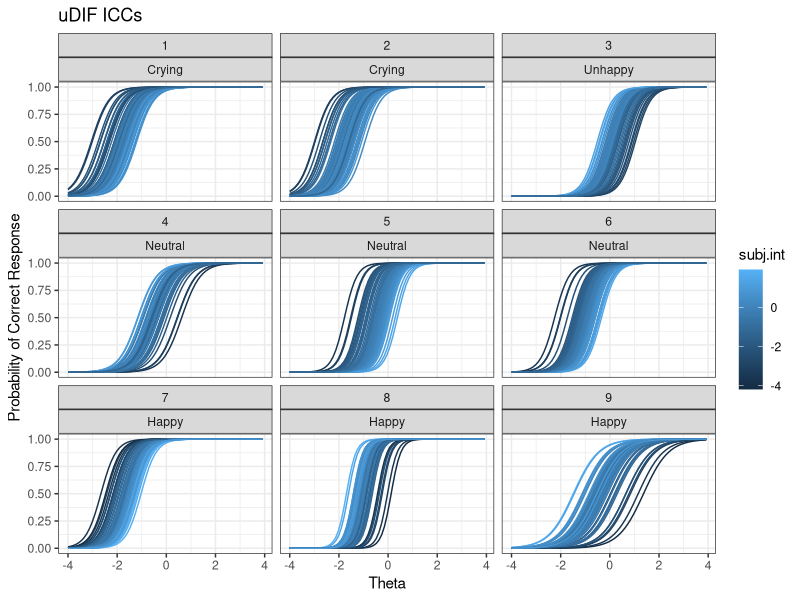
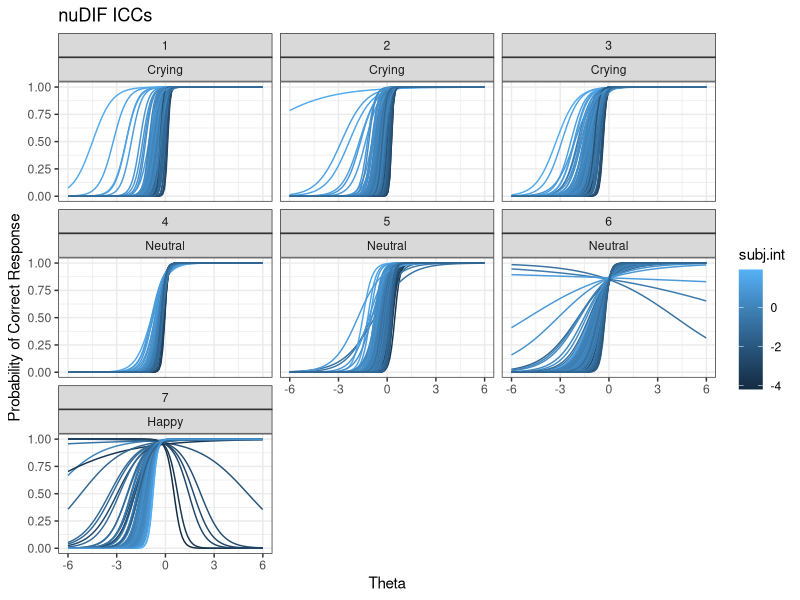

The R source for these figures, in order:
### This script will be used to plot the DIF effects when the interaction of AMP & LAT are significant
### This script will not run the IRT models; but will take the output from MPlus and plot the ICC in ggplot2
### The models will be writeen on the PC and transfered over to the linux workstation


# --------------------------------------------------------
## The model results for CRYING ITEM 15::::
# F          ON
# P2AMP              0.150      0.147      1.020      0.308
# P2LAT              0.076      0.141      0.537      0.591
# P2INT             -0.060      0.162     -0.372      0.710
# 
# V15        ON
# P2AMP              0.207      0.217      0.955      0.340
# P2LAT              0.215      0.225      0.958      0.338
# P2INT              0.520      0.245      2.125      0.034
# 
# Thresholds
# V1$1              -0.853      0.210     -4.062      0.000
# V2$1              -0.344      0.205     -1.675      0.094
# V3$1              -1.990      0.385     -5.169      0.000
# V4$1              -0.840      0.223     -3.767      0.000
# V5$1              -1.764      0.323     -5.464      0.000
# V6$1              -1.477      0.297     -4.970      0.000
# V7$1              -2.549      0.477     -5.344      0.000
# V8$1              -0.076      0.188     -0.404      0.686
# V9$1              -1.950      0.354     -5.507      0.000
# V10$1             -1.551      0.339     -4.575      0.000
# V11$1             -2.135      0.364     -5.868      0.000
# V12$1             -2.964      0.516     -5.744      0.000
# V13$1             -2.249      0.355     -6.343      0.000
# V14$1             -0.569      0.198     -2.872      0.004
# V15$1             -2.408      0.425     -5.667      0.000
# V16$1             -1.469      0.297     -4.939      0.000
# V17$1             -1.926      0.314     -6.129      0.000
# V18$1             -2.108      0.332     -6.357      0.000
# V19$1             -1.108      0.226     -4.900      0.000
# V20$1             -1.649      0.307     -5.376      0.000
# V21$1             -1.000      0.270     -3.706      0.000
# V22$1             -2.133      0.371     -5.744      0.000
# V23$1             -1.227      0.368     -3.339      0.001
# V24$1              0.292      0.177      1.650      0.099
# --------------------------------------------------------
## The discrimination for question 15 is: 1.399


# --------------------------------------------------------
## The model results for CRYING ITEM 11::::
# 
# F          ON
# P2AMP              0.160      0.151      1.055      0.291
# P2LAT              0.069      0.142      0.483      0.629
# P2INT             -0.059      0.165     -0.358      0.721
# 
# V11        ON
# P2AMP             -0.079      0.294     -0.267      0.789
# P2LAT              0.433      0.284      1.525      0.127
# P2INT              0.466      0.224      2.080      0.038
# 
# Thresholds
# V1$1              -0.853      0.210     -4.065      0.000
# V2$1              -0.344      0.205     -1.681      0.093
# V3$1              -1.989      0.384     -5.175      0.000
# V4$1              -0.841      0.222     -3.780      0.000
# V5$1              -1.764      0.322     -5.470      0.000
# V6$1              -1.480      0.298     -4.962      0.000
# V7$1              -2.546      0.473     -5.381      0.000
# V8$1              -0.076      0.188     -0.404      0.686
# V9$1              -1.949      0.352     -5.537      0.000
# V10$1             -1.550      0.338     -4.579      0.000
# V11$1             -2.501      0.412     -6.075      0.000
# V12$1             -2.967      0.515     -5.757      0.000
# V13$1             -2.254      0.354     -6.364      0.000
# V14$1             -0.570      0.199     -2.870      0.004
# V15$1             -2.131      0.346     -6.156      0.000
# V16$1             -1.467      0.297     -4.945      0.000
# V17$1             -1.923      0.313     -6.145      0.000
# V18$1             -2.100      0.327     -6.420      0.000
# V19$1             -1.106      0.225     -4.906      0.000
# V20$1             -1.650      0.307     -5.378      0.000
# V21$1             -1.000      0.269     -3.719      0.000
# V22$1             -2.134      0.371     -5.750      0.000
# V23$1             -1.229      0.367     -3.350      0.001
# V24$1              0.291      0.177      1.649      0.099

## The model discrimination is: 1.512

# --------------------------------------------------------
## The model results for UNHAPPY ITEM 85::::
# F          ON
# P2AMP             -0.077      0.135     -0.569      0.569
# P2LAT             -0.091      0.116     -0.779      0.436
# P2INT             -0.175      0.121     -1.448      0.148
# 
# V85        ON
# P2AMP             -0.018      0.169     -0.106      0.916
# P2LAT             -0.169      0.189     -0.895      0.371
# P2INT             -0.489      0.231     -2.114      0.035
# 
# Thresholds
# V73$1              0.592      0.354      1.670      0.095
# V74$1              1.714      0.208      8.259      0.000
# V75$1              0.877      0.359      2.441      0.015
# V76$1             -0.161      0.266     -0.606      0.545
# V77$1              0.304      0.336      0.905      0.365
# V78$1              0.098      0.226      0.433      0.665
# V79$1              0.834      0.321      2.597      0.009
# V80$1              0.477      0.218      2.186      0.029
# V81$1              0.826      0.243      3.405      0.001
# V82$1             -0.338      0.299     -1.130      0.258
# V83$1              1.347      0.221      6.097      0.000
# V84$1              0.343      0.294      1.165      0.244
# V85$1              0.008      0.304      0.025      0.980
# V86$1              1.060      0.240      4.410      0.000
# V87$1              0.992      0.224      4.422      0.000
# V88$1              0.166      0.267      0.622      0.534
# V89$1              0.692      0.228      3.038      0.002
# V90$1             -0.549      0.323     -1.699      0.089
# V91$1              0.748      0.213      3.509      0.000
# V92$1              1.678      0.254      6.602      0.000
# V93$1              0.268      0.274      0.977      0.328
# V94$1             -0.010      0.225     -0.043      0.966
# V95$1              0.262      0.355      0.739      0.460
# V96$1              1.006      0.244      4.119      0.000

## The model discrimination is: 1.587

# --------------------------------------------------------
## The model results for NEUTRAL ITEM 53::::
# F          ON
# P2AMP              0.127      0.132      0.959      0.337
# P2LAT             -0.157      0.144     -1.092      0.275
# P2INT              0.049      0.194      0.255      0.799
# 
# V53        ON
# P2AMP             -0.160      0.209     -0.769      0.442
# P2LAT             -0.242      0.153     -1.587      0.112
# P2INT             -0.359      0.181     -1.984      0.047
# 
# Thresholds
# V49$1             -1.054      0.229     -4.601      0.000
# V50$1             -1.683      0.305     -5.526      0.000
# V51$1             -1.210      0.300     -4.034      0.000
# V52$1             -1.575      0.371     -4.251      0.000
# V53$1             -0.890      0.237     -3.752      0.000
# V54$1             -0.539      0.215     -2.510      0.012
# V55$1             -1.704      0.327     -5.219      0.000
# V56$1              0.068      0.220      0.312      0.755
# V57$1             -0.886      0.281     -3.158      0.002
# V58$1             -1.387      0.310     -4.470      0.000
# V59$1             -0.941      0.293     -3.215      0.001
# V60$1             -0.882      0.242     -3.642      0.000
# V61$1             -1.560      0.342     -4.566      0.000
# V62$1             -0.404      0.362     -1.117      0.264
# V63$1             -1.304      0.371     -3.512      0.000
# V64$1             -1.105      0.299     -3.701      0.000
# V65$1              1.076      0.272      3.961      0.000
# V66$1             -0.837      0.287     -2.918      0.004
# V67$1             -1.522      0.359     -4.239      0.000
# V68$1             -0.454      0.217     -2.095      0.036
# V69$1             -0.814      0.243     -3.345      0.001
# V70$1             -1.065      0.323     -3.299      0.001
# V71$1             -1.091      0.263     -4.140      0.000
# V72$1             -1.646      0.297     -5.535      0.000

# The discrimination is: 1.293

# --------------------------------------------------------
## The model results for NEUTRAL ITEM 62::::

# F          ON
# P2AMP              0.115      0.131      0.879      0.379
# P2LAT             -0.163      0.146     -1.113      0.266
# P2INT              0.001      0.197      0.003      0.998
# 
# V62        ON
# P2AMP              0.113      0.220      0.516      0.606
# P2LAT             -0.081      0.296     -0.273      0.784
# P2INT              0.791      0.318      2.485      0.013
# 
# Thresholds
# V49$1             -1.042      0.231     -4.514      0.000
# V50$1             -1.671      0.305     -5.473      0.000
# V51$1             -1.182      0.297     -3.979      0.000
# V52$1             -1.566      0.371     -4.217      0.000
# V53$1             -0.980      0.242     -4.050      0.000
# V54$1             -0.530      0.215     -2.469      0.014
# V55$1             -1.685      0.324     -5.193      0.000
# V56$1              0.083      0.220      0.379      0.705
# V57$1             -0.859      0.279     -3.082      0.002
# V58$1             -1.379      0.313     -4.409      0.000
# V59$1             -0.930      0.296     -3.147      0.002
# V60$1             -0.864      0.243     -3.556      0.000
# V61$1             -1.534      0.337     -4.553      0.000
# V62$1             -0.617      0.382     -1.616      0.106
# V63$1             -1.261      0.361     -3.496      0.000
# V64$1             -1.076      0.294     -3.658      0.000
# V65$1              1.088      0.272      4.006      0.000
# V66$1             -0.819      0.287     -2.851      0.004
# V67$1             -1.505      0.360     -4.185      0.000
# V68$1             -0.444      0.216     -2.054      0.040
# V69$1             -0.797      0.241     -3.309      0.001
# V70$1             -1.038      0.320     -3.241      0.001
# V71$1             -1.076      0.261     -4.128      0.000
# V72$1             -1.632      0.297     -5.501      0.000

#  The discrimination is: 1.952

# load-library--------------------------------------------------------
library("tidyverse")
library("GGally")
library("reshape2")

## Load data
## Now load the latest two stage data from Emma
amp.vals <- read.csv("./data/eegData/ampVals.csv")
lat.vals <- read.csv("./data/eegData/latVals.csv")
## NOw add these back into the eeg Pred values
amp.vals <- tidyr::pivot_wider(amp.vals, id_cols="ERPset", names_from="binlabel", values_from="value") %>% 
  mutate(record_id = as.character(ERPset)) %>% 
  mutate(record_id = if_else(record_id %in% "117-115", "118-64", record_id)) %>%
  melt(.) %>% 
  mutate(cycle = substring(sapply(lapply(strsplit(as.character(variable), NULL), rev), paste, collapse=""), 1, 1)) %>%
  mutate(variable = gsub('.{1}$', '', variable)) %>% 
  select(-ERPset) %>% 
  tidyr::pivot_wider(., id_cols=c(record_id, cycle), names_from=c("variable"), values_from=c(value))
colnames(amp.vals) <- gsub(colnames(amp.vals), pattern = ' ', replacement = "")

lat.vals <- tidyr::pivot_wider(lat.vals, id_cols="ERPset", names_from="binlabel", values_from="value") %>% 
  mutate(record_id = as.character(ERPset)) %>% 
  mutate(record_id = if_else(record_id %in% "117-115", "118-64", record_id)) %>%
  melt(.) %>% 
  mutate(cycle = substring(sapply(lapply(strsplit(as.character(variable), NULL), rev), paste, collapse=""), 1, 1)) %>%
  mutate(variable = gsub('.{1}$', '', variable)) %>% 
  select(-ERPset) %>% 
  tidyr::pivot_wider(., id_cols=c(record_id, cycle), names_from=c("variable"), values_from=c(value))
colnames(lat.vals) <- gsub(colnames(amp.vals), pattern = ' ', replacement = "")

## Create the z score values for all of the imaging data
all.eeg <- merge(amp.vals, lat.vals, by=c("record_id", "cycle"), suffixes = c("_Amp", "_Lat"))
all.eeg[,3:10] <- scale(all.eeg[,3:10])[,]

## Now prepare the interaction terms
emo.vals <- c("Crying", "Unhappy", "Neutral", "Happy")
for(e in emo.vals){
  ## First declare the column names
  amp.col <- paste(e, "_Amp", sep='')
  lat.col <- paste(e, "_Lat", sep='')
  int.col <- paste(e, "_Int", sep='')
  # Now estimate the cross prod
  all.eeg[,int.col] <- all.eeg[,amp.col] * all.eeg[,lat.col]
}

## Prepare functions
## Create a function which will operate on unifrom dif items
returnUnifromICC <- function(baseDIF=NULL, baseDIS=NULL, p2AmpMod=NULL, p2LatMod=NULL, p2IntMod=NULL, p2AmpSubj=NULL, p2LatSubj=NULL, p2IntSubj=NULL){
  ## First create a range of values for which the ICC will be calulcated over
  theta.values <- seq(-4, 4, by=.11)
  ### Now create the formula which will be used to return proabability of endorsment across the entire range of theta values
  all.vals <- -(baseDIF + p2LatMod * p2LatSubj + p2AmpMod * p2AmpMod + p2IntMod * p2IntSubj) + baseDIS * theta.values / 1 + -(baseDIF + p2LatMod * p2LatSubj + p2AmpMod * p2AmpMod + p2IntMod * p2IntSubj) + baseDIS * theta.values
  all.vals <- exp(all.vals) / (1 + exp(all.vals))
  all.vals <-  cbind(theta.values, all.vals)
  all.vals <- data.frame(all.vals)
  colnames(all.vals) <- c("theta", "probEndorse")
  ### Now return these values
  return(all.vals)
}

## Now create f unction which will perform the same steps but for nonunifrom DIF
returnNunifromICC <- function(baseDIF=NULL, baseDIS=NULL, p2AmpMod=NULL, p2LatMod=NULL, p2IntMod=NULL, p2AmpSubj=NULL, p2LatSubj=NULL, p2IntSubj=NULL, p2Ampn=NULL, p2Latn=NULL, p2Intn=NULL){
  ## First create a range of values for which the ICC will be calulcated over
  theta.values <- seq(-6, 6, by=.11)
  ### Now create the formula which will be used to return proabability of endorsment across the entire range of theta values
  all.vals <- -(baseDIF + p2LatMod * p2LatSubj + p2AmpMod * p2AmpMod + p2IntMod * p2IntSubj) + (baseDIS + p2Ampn*p2AmpSubj + p2Intn*p2Intn + p2Intn*p2IntSubj ) * theta.values / 1 + -(baseDIF + p2LatMod * p2LatSubj + p2AmpMod * p2AmpMod + p2IntMod * p2IntSubj) + (baseDIS + p2Ampn*p2AmpSubj + p2Intn*p2Intn + p2Intn*p2IntSubj ) * theta.values
  all.vals <- exp(all.vals) / (1 + exp(all.vals))
  all.vals <-  cbind(theta.values, all.vals)
  all.vals <- data.frame(all.vals)
  colnames(all.vals) <- c("theta", "probEndorse")
  ### Now return these values
  return(all.vals)
}

## Now in a loop prepare all of the coefficient values
emotion.value <- c("Crying", "Crying", "Unhappy", "Neutral", "Neutral", "Neutral", "Happy", "Happy", "Happy")
base.dif.vals <- c(-2.408, -2.501, 0.012, -0.890, -0.612, -1.503, -2.588, -2.789, -0.588)
base.dis.vals <- c(1.399, 1.512, 1.587, 1.293, 1.952, 1.694, 1.623, 2.528, 0.977)
p2AmpModvals <- c(0.207, -0.079, -0.018, -0.160, 0.113, 0.248, -0.103, -0.086, -0.253)
p2LatModvals <- c(0.215, 0.433, -0.169, -0.242, -0.081, 0.053, -0.123, -0.270, -0.284)
p2IntModvals <- c(0.520, 0.466, -0.489, -0.359, 0.791, 0.610, .386, -0.643, -0.342)
all.plot.vals <- NULL
## Now loop through all of the base values
for(i in 1:length(base.dif.vals)){
  base.dif <- base.dif.vals[i]
  base.dis <- base.dis.vals[i]
  p2.amp <- p2AmpModvals[i]
  p2.lat <- p2LatModvals[i]
  p2.int <- p2IntModvals[i]
  e <- emotion.value[i]
  ## Now declare the column names so we can isolate the subject values
  amp.col <- paste(e, "_Amp", sep='')
  lat.col <- paste(e, "_Lat", sep='')
  int.col <- paste(e, "_Int", sep='')
  all.subj.vals <- unique(all.eeg[,c(amp.col, lat.col, int.col)])
  ## Now loop through all of the subject values and estimate the ICC for each eeg pattern
  for(s in 1:dim(all.subj.vals)[1]){
    tmp.vals <- returnUnifromICC(baseDIF = base.dif, baseDIS = base.dis, p2AmpMod = p2.amp, p2LatMod = p2.lat, p2IntMod = p2.int, p2AmpSubj = all.subj.vals[s,1], p2LatSubj = all.subj.vals[s,2], p2IntSubj = all.subj.vals[s,3])
    # Now prepare these for the output dataframe
    subj.amp <- all.subj.vals[s,1]
    subj.lat <- all.subj.vals[s,2]
    subj.int <- all.subj.vals[s,3]
    out.vals <- cbind(i, base.dif, base.dis, p2.amp, p2.lat, p2.int, e, s, subj.amp, subj.lat, subj.int, tmp.vals)
    all.plot.vals <- rbind(all.plot.vals, out.vals)
  }
}

## Now clean these data
all.plot.vals$subjMagnitude <- abs(all.plot.vals$subj.int)

## Now plot these
all.plot.vals %>% ggplot(., aes(x=theta, y=probEndorse, color=subj.int, group=s)) +
  geom_line() +
  theme_bw() +
  facet_wrap(i~ e ) +
  ggtitle("uDIF ICCs") +
  ylab("Probability of Correct Response") +
  xlab("Theta")


##############################################################
#### Work with nonunifrom DIF here
##############################################################
## Now in a loop prepare all of the coefficient values
emotion.value <- c("Crying", "Crying", "Crying", "Neutral", "Neutral", "Neutral", "Happy")
base.dif.vals <- c(-2.025, -1.529, -2.258, -0.905, -1.009, -0.911, -2.329)
base.dis.vals <- c(1.318, 1.476, 1.107, 1.569, 1.534, 0.768, 1.393)
p2AmpModvals <-  c(0.225, 0.424, 0.060, 0.193, -0.372, -0.136, 0.014)
p2LatModvals <-  c(0.613, -0.540, 0.355, -0.138, 0.386, 0.008, -0.064)
p2IntModvals <-  c(-0.526, -0.841, 0.087, -0.132, -0.758, -0.043, -0.263)
p2AmpModDvals <- c(-0.059, 0.508, -0.338, -0.043, -0.741, -0.580, -0.480)
p2LatModDvals <- c(0.034, -0.693, 0.233, -0.129, -0.153, 0.007, 0.389)
p2IntModDvals <- c(-1.239, -1.127, -0.873, -0.801, -0.809, -0.603, 0.622)
all.plot.vals <- NULL
## Now loop through all of the base values
for(i in 1:length(base.dif.vals)){
  base.dif <- base.dif.vals[i]
  base.dis <- base.dis.vals[i]
  p2.amp <- p2AmpModvals[i]
  p2.lat <- p2LatModvals[i]
  p2.int <- p2IntModvals[i]
  p2.ampn <- p2AmpModDvals[i]
  p2.latn <- p2LatModDvals[i]
  p2.intn <- p2IntModDvals[i]
  e <- emotion.value[i]
  ## Now declare the column names so we can isolate the subject values
  amp.col <- paste(e, "_Amp", sep='')
  lat.col <- paste(e, "_Lat", sep='')
  int.col <- paste(e, "_Int", sep='')
  all.subj.vals <- unique(all.eeg[,c(amp.col, lat.col, int.col)])
  ## Now loop through all of the subject values and estimate the ICC for each eeg pattern
  for(s in 1:dim(all.subj.vals)[1]){
    tmp.vals <- returnNunifromICC(baseDIF = base.dif, baseDIS = base.dis, p2AmpMod = p2.amp, p2LatMod = p2.lat, 
                                  p2IntMod = p2.int, p2AmpSubj = all.subj.vals[s,1], p2LatSubj = all.subj.vals[s,2], p2IntSubj = all.subj.vals[s,3],
                                  p2Ampn = p2.ampn, p2Latn = p2.latn, p2Intn = p2.intn)
    # Now prepare these for the output dataframe
    subj.amp <- all.subj.vals[s,1]
    subj.lat <- all.subj.vals[s,2]
    subj.int <- all.subj.vals[s,3]
    out.vals <- cbind(i, base.dif, base.dis, p2.amp, p2.lat, p2.int, e, s, subj.amp, subj.lat, subj.int, tmp.vals)
    all.plot.vals <- rbind(all.plot.vals, out.vals)
  }
}
## Now clean these data
all.plot.vals$subjMagnitude <- abs(all.plot.vals$subj.int)

## Now plot these
all.plot.vals %>% ggplot(., aes(x=theta, y=probEndorse, color=subj.int, group=s)) +
  geom_line() +
  theme_bw() +
  facet_wrap(i ~ e ) +
  ggtitle("nuDIF ICCs") +
  ylab("Probability of Correct Response") +
  xlab("Theta")

